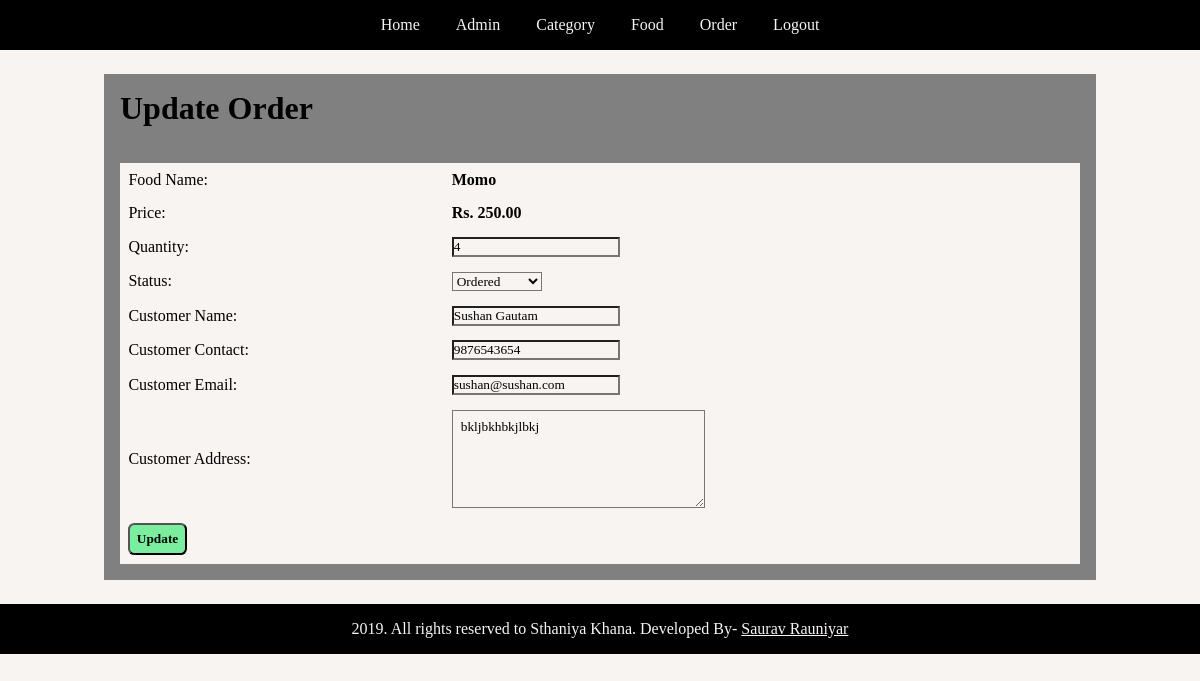
The page /admin/update-order.php?id=2 (signed in) on the database its author committed.
### tables this page shows
CREATE TABLE `tbl_order` (
  `id` int(10) UNSIGNED NOT NULL,
  `food` varchar(100) NOT NULL,
  `price` decimal(10,2) NOT NULL,
  `qty` int(11) NOT NULL,
  `order_date` datetime NOT NULL,
  `status` varchar(10) NOT NULL,
  `customer_name` varchar(30) NOT NULL,
  `customer_contact` varchar(10) NOT NULL,
  `customer_email` varchar(25) NOT NULL,
  `customer_address` varchar(255) NOT NULL,
  `total` decimal(10,0) NOT NULL
);

### admin/update-order.php (the view, shortened to what this page needs)
<?php include('partials/navbar.php'); ?>
<div class="main-content">
    <div class="wrapper">
    <h1>Update Order</h1>
    <br><br>
    <?php
        if (isset($_GET['id']))
        {
            $id = $_GET['id'];
            $sql = "SELECT * FROM tbl_order WHERE id = $id";
            $res = mysqli_query($conn, $sql);
            $count = mysqli_num_rows($res);
            if ($count ==1 )
            {
                while ($row = mysqli_fetch_assoc($res))
                {
                    $food = $row['food'];
                    $price = $row['price'];
                    $qty = $row['qty'];
                    $status = $row['status'];
                    $customer_name = $row['customer_name'];
                    $customer_contact = $row['customer_contact'];
                    $customer_email = $row['customer_email'];
                    $customer_address = $row['customer_address'];
                }
            }
            else
            {
                header('location:'.SETURL.'admin/manage-order.php');
            }
        }
        else
        {
            header("location:".SETURL.'admin/manage-order.php');
        }
    ?>
    <form action="" method="POST">
        <table class="tbl-full">
            <tr>
                <td>Food Name:</td>
                <td><b><?php echo $food; ?></b></td>
            </tr>
            <tr>
                <td>Price:</td>
                <td><b>Rs. <?php echo $price; ?></b></td>
            </tr>
            <tr>
                <td>Quantity:</td>
                <td>
                    <input type="number" name="qty" value = "<?php echo $qty;?>">
                </td>
            </tr>
            <tr>
                <td>Status:</td>
                <td>
                    <select name="status">
                        <option <?php if($status == "Ordered") {echo "selected"; } ?> value="Ordered">Ordered</option>
                    </select>
                </td>
            </tr>
            <tr>
                <td>Customer Name:</td>
                <td>
                    <input type="text" name="customer_name" value="<?php echo $customer_name;?>">
                </td>
            </tr>
            <tr>
                <td>Customer Contact:</td>
                <td>
                    <input type="text" name="customer_contact" value="<?php echo $customer_contact ;?>">
                </td>
            </tr>
            <tr>
                <td>Customer Email:</td>
                <td>
                    <input type="text" name="customer_email" value="<?php echo $customer_email ;?>">
                </td>
            </tr>
            <tr>
                <td>Customer Address:</td>
                <td>
                    <textarea  name="customer_address" cols="30" rows="5" style="padding:0.5rem;"><?php echo $customer_address ;?></textarea>
                </td>
            </tr>
            <tr>
                <td colspan='2'>
                    <button type="submit" name='submit' class='btn-secondary'>Update</button>
                </td>
            </tr>
        </table>
    </form>
    </div>
</div>
<?php include('partials/footer.php'); ?>

### css/admin.css (style rules this page uses)
* { margin: 0 0; padding: 0 0; font-family: 'Satisfy', cursive; background-color: #F7F4F2; color: black; }
.wrapper { padding: 1rem; width: 80vw; margin: 0 auto; }
.tbl-full { width: 100%; }
table tr td { padding: 0.4rem; text-align: left; }
.btn-secondary { background-color: #7bed9f ; color: black; padding: 0.4rem; text-decoration: none; font-weight: bold; border-radius: 0.4rem; }
.main-content { padding: 1.5rem 0; }
.main-content .wrapper { background-color: gray ; }
.main-content .wrapper h1 { background-color: gray ; }

### rows shown on the page
tbl_order: food "Momo", price "250.00", qty "4", status "Ordered", customer_name "Sushan Gautam", customer_contact "9876543654", customer_email "sushan@sushan.com", customer_address "bkljbkhbkjlbkj"
